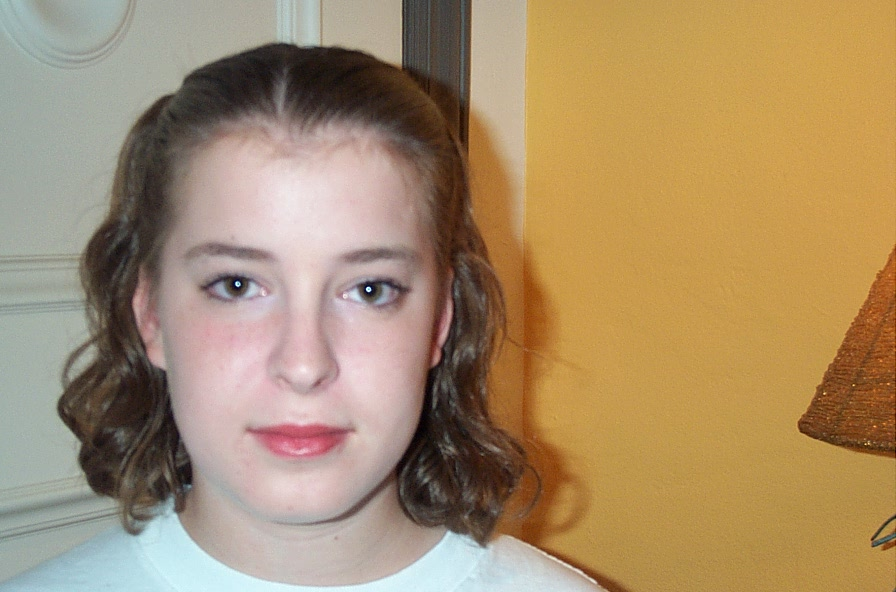
%> input picture image_0358.jpg, 896 x 592 px
$ octave deneme.m   (GNU Octave 9; MATLAB toolbox functions it lacks are replaced by stand-ins)
%> lines starting %> are read from the running program, lines starting %| are printed output that depends on the picture

%resim=imread('face.jpg'); % face.jpg
clear;
resim=imread('image_0358.jpg');
%> resim is the input picture: size 592x896x3 uint8; mean R, G, B 167.4, 141.8, 106.8
I=imresize(resim, [240 320]);
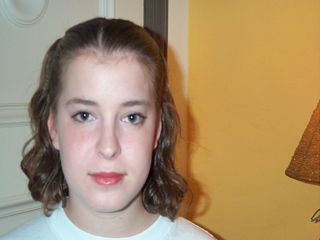
%> I: size 240x320x3 uint8; mean R, G, B 167.4, 141.8, 106.8


detector = vision.CascadeObjectDetector();
bboxes = step(detector,I);
%> bboxes = [45 69 129 129]
%figure, imshow(I), title('Yüz bulundu');
rectangle('Position',bboxes(1,:),'LineWidth',2,'EdgeColor',[1 1 0]); hold on;
%> after `rectangle('Position',bboxes(1,:),'LineWidth',2,'EdgeColor',[1 1 0])`:
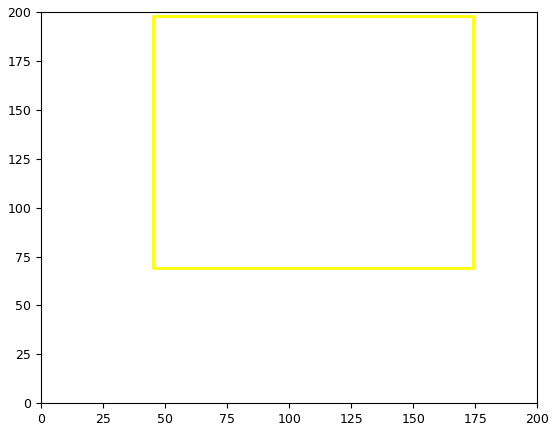
%> figure redrawn from the program's plot data

I2=imcrop(I,bboxes);
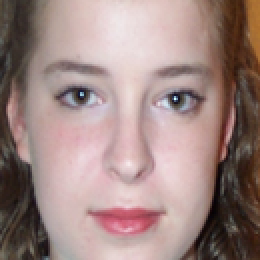
%> I2: size 130x130x3 uint8 (shown 2 times larger); mean R, G, B 158.9, 134.8, 131
%figure, imshow(I2);title('yüz kýrpýldý');

% aðýz belirleniyor
MouthDetect = vision.CascadeObjectDetector('Mouth','MergeThreshold',50);
%MouthDetect = vision.CascadeObjectDetector('Mouth');
%> (the run ends here)

$ run again, with image_0002.jpg copied over image_0358.jpg
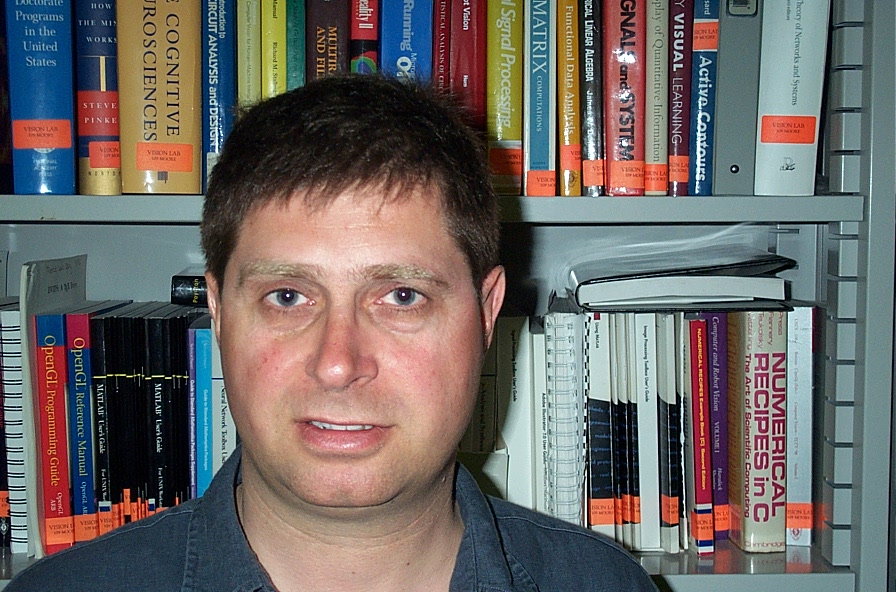
%> input picture image_0002.jpg, 896 x 592 px
%> resim is the input picture: size 592x896x3 uint8; mean R, G, B 108.7, 103.4, 100.9
%> `I=imresize(resim, [240 320]);`:
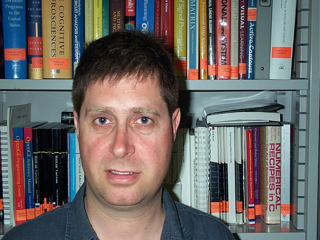
%> I: size 240x320x3 uint8; mean R, G, B 108.8, 103.4, 100.9
%> bboxes = [66 77 116 116]
%> `I2=imcrop(I,bboxes);`:
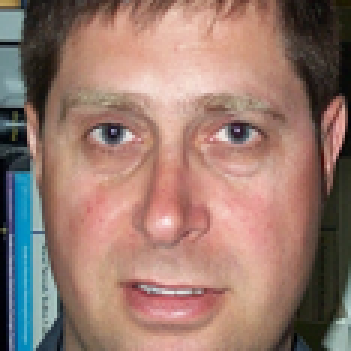
%> I2: size 117x117x3 uint8 (shown 3 times larger); mean R, G, B 151.7, 121.2, 110.7

$ run again, with image_0069.jpg copied over image_0358.jpg
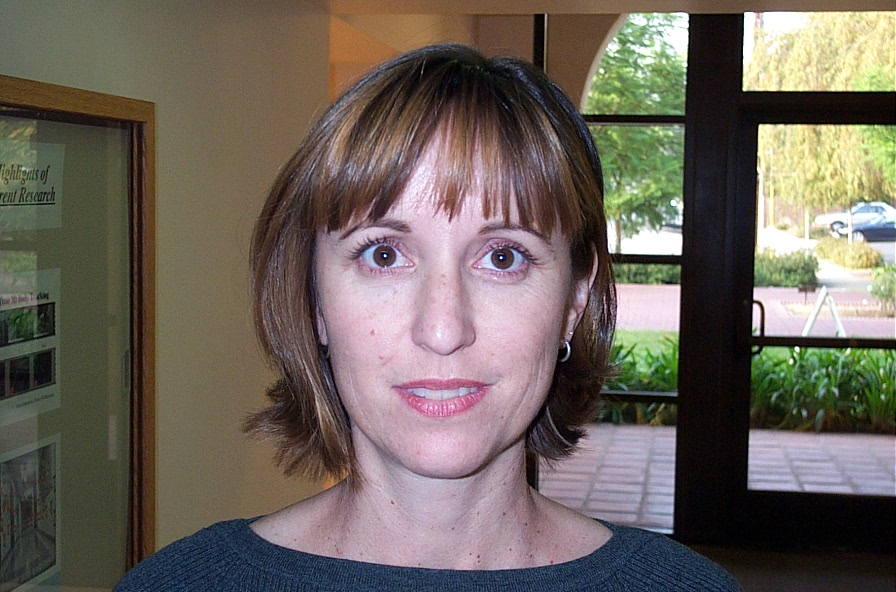
%> input picture image_0069.jpg, 896 x 592 px
%> resim is the input picture: size 592x896x3 uint8; mean R, G, B 109.1, 100.6, 91.9
%> `I=imresize(resim, [240 320]);`:
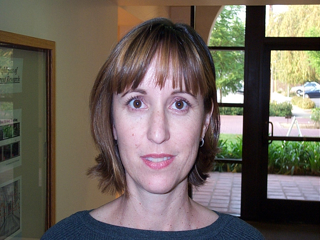
%> I: size 240x320x3 uint8; mean R, G, B 109.1, 100.6, 91.9
%> bboxes = [107 68 106 106]
%> `I2=imcrop(I,bboxes);`:
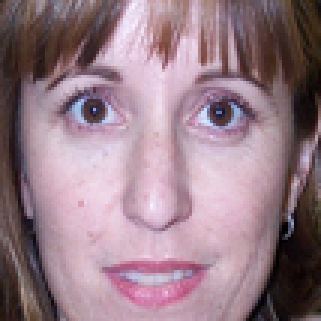
%> I2: size 107x107x3 uint8 (shown 3 times larger); mean R, G, B 151.1, 124.8, 135.7
